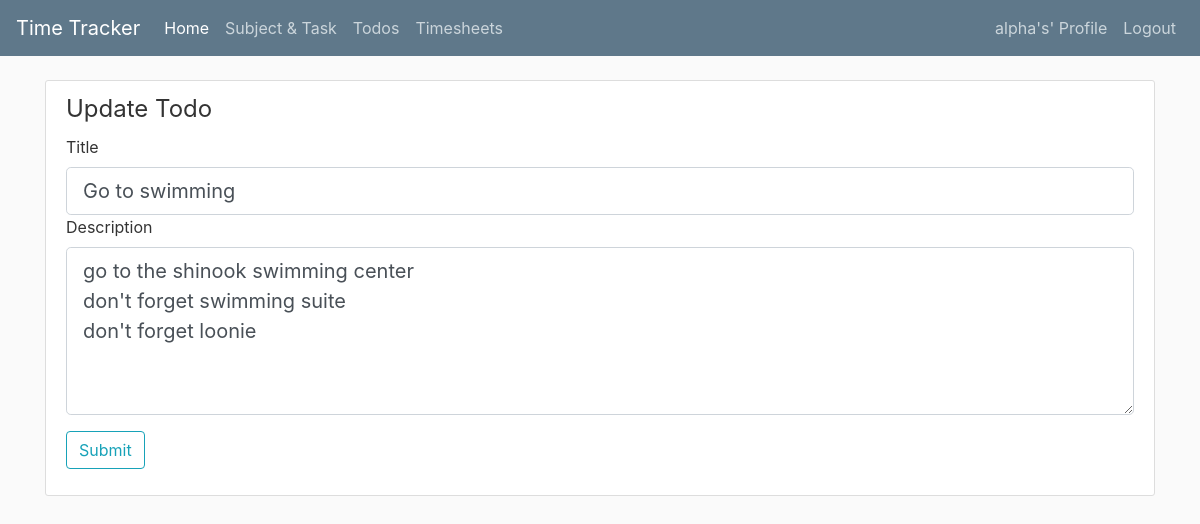
Screenshot of /todos/2/update (signed in) with the database file from the repository.
### timetracker/models.py (models this page shows, shortened)
class User(db.Model, UserMixin):
	id = db.Column(db.Integer, primary_key=True)
	username = db.Column(db.String(20), unique=True, nullable=False)
	email = db.Column(db.String(120), unique=True, nullable=False)
	password = db.Column(db.String(64), nullable=False)

class Todo(db.Model):
	id = db.Column(db.Integer, primary_key=True)
	title = db.Column(db.String(256), nullable=False)
	description = db.Column(db.Text, nullable=False)
	date_created = db.Column(db.DateTime, nullable=False, default=datetime.utcnow)
	date_completed = db.Column(db.DateTime, nullable=True)
	user_id = db.Column(db.Integer, db.ForeignKey('user.id'), nullable=False)
	user = db.relationship('User', backref=db.backref('todos', lazy=True))

### timetracker/todos/routes.py (the view)
@todos.route('/todos/<int:todo_id>/update', methods=['GET', 'POST'])
@login_required
def update_todo(todo_id):
	todo = Todo.query.get_or_404(todo_id)
	if todo.user_id != current_user.id:
		abort(403)
	form = TodoForm()
	if form.validate_on_submit():  # POST only
		todo.title = form.title.data
		todo.description = form.description.data
		db.session.commit()
		flash(f"Todo '{form.title.data}' has beed updated'", category="success")
		return redirect(url_for('todos.todo_list'))
	elif request.method == 'GET':  # GET only
		form.title.data = todo.title
		form.description.data = todo.description
		return render_template('edit_todo.html', title='Update Todo', form=form)

### timetracker/todos/forms.py
class TodoForm(FlaskForm):
	title = StringField('Title', validators=[DataRequired()])
	description = TextAreaField('Description')
	submit = SubmitField('Submit')

### timetracker/models.py (called while the page is built)
@login_manager.user_loader
def load_user(user_id):
	return User.query.get(int(user_id))

### timetracker/templates/edit_todo.html (shortened to what this page needs)
{% extends "layout.html" %}
{% block content %}
<div class="content-section">
	<form method="POST" action="">
		<fieldset class="form-group">
			<legend>{{ title }}</legend>
			<div>
				{{form.title.label(class="form-control-label")}}
				{% if form.title.errors %}
					{{form.title(class="form-control form-control-lg is-invalid")}}
					<div class="invalid-feedback">
						{% for error in form.title.errors %}
							<span>{{ error }}</span>
						{% endfor %}
					</div>
				{% else %}
					{{form.title(class="form-control form-control-lg")}}
				{% endif %}
			</div>
			<div>
				{{form.description.label(class="form-control-label")}}
				{% if form.description.errors %}
					{{form.description(class="form-control form-control-lg is-invalid", rows=5)}}
					<div class="invalid-feedback">
						{% for error in form.description.errors %}
							<span>{{ error }}</span>
						{% endfor %}
					</div>
				{% else %}
					{{form.description(class="form-control form-control-lg", rows=5)}}
				{% endif %}
			</div>
		</fieldset>
		<div class="form-group">
			{{form.submit(class="btn btn-outline-info")}}
		</div>
	</form>
</div>
{% endblock content %}

### timetracker/templates/layout.html (shortened to what this page needs)
<!DOCTYPE html>
<html>
    <head>
		  <link rel="stylesheet" href="https://stackpath.bootstrapcdn.com/bootstrap/4.5.0/css/bootstrap.min.css">
        <link rel="stylesheet" href="https://use.fontawesome.com/releases/v5.4.1/css/all.css">
        <link rel="stylesheet" type="text/css" href="{{ url_for('static', filename='site.css') }}">
    </head>
    <body>
        <header class="site-header">
            <nav class="navbar navbar-expand-lg navbar-dark bg-steel fixed-top">
                <a class="navbar-brand" href="/">Time Tracker</a>
                <div class="collapse navbar-collapse" id="navbarSupportedContent">
                    <ul class="navbar-nav mr-auto">
                        <li class="nav-item active">
                            <a class="nav-link" href="/home">Home</a>
                        </li>
                        {% if current_user.is_authenticated %}
                        <li class="nav-item">
                            <a class="nav-link" href="/subjects_tasks">Subject & Task</a>
                        </li>
                        <li class="nav-item">
                          <a class="nav-link" href="/todos">Todos</a>
                        </li>
                        <li class="nav-item">
                            <a class="nav-link" href="/timesheets">Timesheets</a>
                        </li>
                      {% endif %}
                    </ul>
                </div>
                <div class="navbar-nav">
						 {% if current_user.is_authenticated %}
							<a class="nav-item nav-link" href="/profile"> {{ current_user.username }}'s' Profile</a>
							<a class="nav-item nav-link" href="/logout">Logout</a>
						 {% else %}
							<a class="nav-item nav-link" href="/login">Login</a>
							<a class="nav-item nav-link" href="/register">Register</a>
						 {% endif %}
                </div>
            </nav>
        </header>
				<main role="main" class="container">
					<div class="row">
						<div class="col">
							{% block content %}
							{% endblock content %}
						</div>
					</div>
				</main>
    </body>
</html>

### timetracker/static/site.css (style rules this page uses)
body { background: #fafafa; color: #333333; margin-top: 5rem; }
.bg-steel { background-color: #5f788a; }
.site-header .navbar-nav .nav-link { color: #cbd5db }
.content-section { background-color: #ffffff; padding: 10px 20px; border: 1px solid #dddddd; border-radius: 3px; margin-bottom: 20px; }

### rows the page displays
User: username "alpha"
Todo: title "Go to swimming", description "go to the shinook swimming center don't forget swimming suite don't forget loonie"

### other values shown
{{ title }} "Update Todo"
